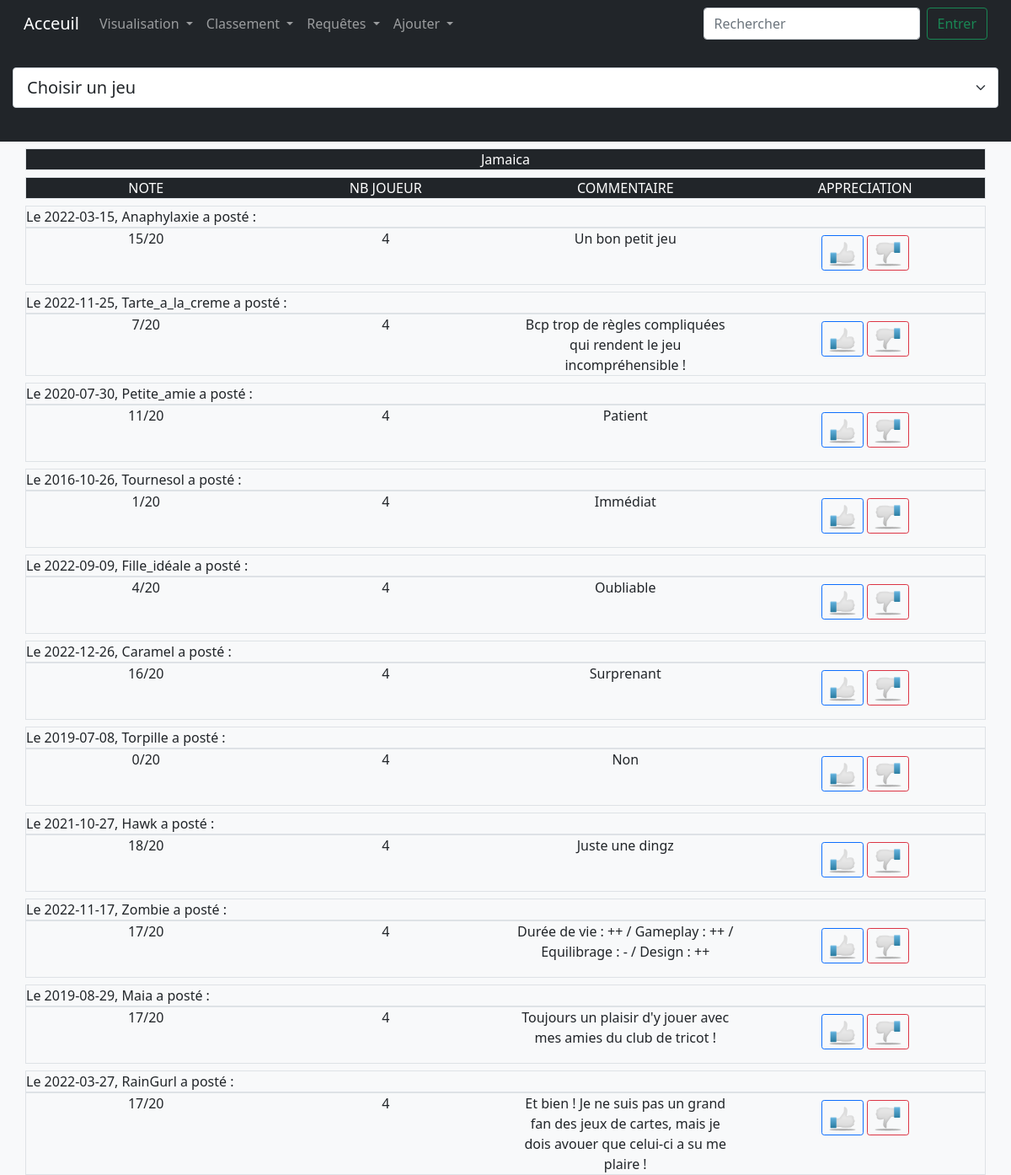
/Site/appreciated_comment.php?Jeu=Jamaica, run on the app's committed database.
### tables this page shows
create table AVIS
(
    ID_AVIS                         INT(3)                  not null AUTO_INCREMENT,
    NOTE_AVIS                       INT(3)                  not null,
    COMMENTAIRE_AVIS                BLOB(1000)                      ,
    DATE_AVIS                       DATE                            ,
    ID_CONFIG                       INT(3)                  not null,
    ID_JOUEUR                       INT(3)                  not null,
    constraint pk_avis primary key (ID_AVIS)
);

create table JOUEURS
(
    ID_JOUEUR                       INT(3)                  not null AUTO_INCREMENT,
    PSEUDO_JOUEUR                   CHAR(20)                unique not null,
    NOM_JOUEUR                      CHAR(20)                not null,
    PRENOM_JOUEUR                   CHAR(20)                not null,
    MAIL_JOUEUR                     CHAR(100)                       ,
    constraint pk_joueurs primary key (ID_JOUEUR)
);

create table CONFIGURATIONS 
(   
    ID_CONFIG                   INT(3)             not null, 
    NB_JOUEUR                   INT(3)             not null,
    ID_JEU                      INT(3)             not null,
    constraint pk_config primary key (ID_CONFIG)
);

### Site/appreciated_comment.php (the view, shortened to what this page needs)
<!DOCTYPE html>
<html>
    <header>
        <?php include('header.php'); ?>
    </header>
    <?php include('connect.php');
    ?>
    <body class="bg-light">
        <div class="col bg-dark pt-4 pb-4">
        <form name="form" >
            <select class="form-select form-select-lg mb-3" aria-label=".form-select-lg example" name="Jeu" onChange="location = this.options[this.selectedIndex].value;">
                <option disabled selected>Choisir un jeu</option>
            </select>
        </form>
        </div>
    <?php
    $jeu = isset($_GET['Jeu']) ? $_GET['Jeu'] :'';
    $sqlQuery = 'SELECT NOTE_AVIS, NB_JOUEUR, PSEUDO_JOUEUR, COMMENTAIRE_AVIS, DATE_AVIS, ID_AVIS FROM JOUEURS as J natural join AVIS as A natural join CONFIGURATIONS as C natural join JEUX where NOM_JEU ="' . $jeu . '"';
    $avisStatmentQuery = $db->query($sqlQuery);
    $avis = $avisStatmentQuery->fetchAll();
    ?>
        <div class="container text-center ">
            <?php if(isset($_GET['Jeu'])){?>
            <div class="row justify-content-md-center border mt-2 bg-dark text-white"><?php echo $jeu; ?></div>
            <div class="row justify-content-md-center border mt-2 bg-dark text-white">
                <div class="col">NOTE</div>
                <div class="col">NB JOUEUR</div>
                <div class="col">COMMENTAIRE</div>
                <div class="col">APPRECIATION</div>
        </div>
        <?php }?>
            <?php foreach($avis as $avis) {?>
                <div class="row bg-light border mt-2"><?php echo 'Le ' . $avis['DATE_AVIS'] . ', ' . $avis['PSEUDO_JOUEUR'] . ' a posté :'; ?></div>
                <div class="row bg-light border ">
                    <div class="col"><?php echo $avis['NOTE_AVIS'] . '/20 ';?></div>
                    <div class="col"><?php echo $avis['NB_JOUEUR'];?></div>
                    <div class="col"><?php echo $avis['COMMENTAIRE_AVIS'];?></div>
                    <div class="col mt-2">
                    <p>
                    <a class="btn btn-sm btn-outline-primary" data-bs-toggle="collapse" href="#PouceBleu" role="button" aria-expanded="false" aria-controls="PouceBleu">
                        <img src="up.png">
                    </a>
                    <button class="btn btn-sm btn-outline-danger" data-bs-toggle="collapse" data-bs-target="#PouceRouge" href="#PouceRouge" type="button" aria-expanded="false" aria-controls="PouceRouge">
                        <img src="down.png">
                    </button>
                </div>
                </div>
            <?php } ?>
    </div>
    </body>
</html>

### data on the page
avis: DATE_AVIS "2022-03-15", ID_JOUEUR.PSEUDO_JOUEUR "Anaphylaxie", NOTE_AVIS "15", ID_CONFIG.NB_JOUEUR "4", COMMENTAIRE_AVIS "Un bon petit jeu"
avis: DATE_AVIS "2022-11-25", ID_JOUEUR.PSEUDO_JOUEUR "Tarte_a_la_creme", NOTE_AVIS "7", ID_CONFIG.NB_JOUEUR "4", COMMENTAIRE_AVIS "Bcp trop de règles compliquées qui rendent le jeu incompréhensible !"
avis: DATE_AVIS "2020-07-30", ID_JOUEUR.PSEUDO_JOUEUR "Petite_amie", NOTE_AVIS "11", ID_CONFIG.NB_JOUEUR "4", COMMENTAIRE_AVIS "Patient"
avis: DATE_AVIS "2016-10-26", ID_JOUEUR.PSEUDO_JOUEUR "Tournesol", NOTE_AVIS "1", ID_CONFIG.NB_JOUEUR "4", COMMENTAIRE_AVIS "Immédiat"
avis: DATE_AVIS "2022-09-09", ID_JOUEUR.PSEUDO_JOUEUR "Fille_idéale", NOTE_AVIS "4", ID_CONFIG.NB_JOUEUR "4", COMMENTAIRE_AVIS "Oubliable"
avis: DATE_AVIS "2022-12-26", ID_JOUEUR.PSEUDO_JOUEUR "Caramel", NOTE_AVIS "16", ID_CONFIG.NB_JOUEUR "4", COMMENTAIRE_AVIS "Surprenant"
avis: DATE_AVIS "2019-07-08", ID_JOUEUR.PSEUDO_JOUEUR "Torpille", NOTE_AVIS "0", ID_CONFIG.NB_JOUEUR "4", COMMENTAIRE_AVIS "Non"
avis: DATE_AVIS "2021-10-27", ID_JOUEUR.PSEUDO_JOUEUR "Hawk", NOTE_AVIS "18", ID_CONFIG.NB_JOUEUR "4", COMMENTAIRE_AVIS "Juste une dingz"
avis: DATE_AVIS "2022-11-17", ID_JOUEUR.PSEUDO_JOUEUR "Zombie", NOTE_AVIS "17", ID_CONFIG.NB_JOUEUR "4", COMMENTAIRE_AVIS "Durée de vie : ++ / Gameplay : ++ / Equilibrage : - / Design : ++"
avis: DATE_AVIS "2019-08-29", ID_JOUEUR.PSEUDO_JOUEUR "Maia", NOTE_AVIS "17", ID_CONFIG.NB_JOUEUR "4", COMMENTAIRE_AVIS "Toujours un plaisir d'y jouer avec mes amies du club de tricot !"
avis: DATE_AVIS "2022-03-27", ID_JOUEUR.PSEUDO_JOUEUR "RainGurl", NOTE_AVIS "17", ID_CONFIG.NB_JOUEUR "4", COMMENTAIRE_AVIS "Et bien ! Je ne suis pas un grand fan des jeux de cartes, mais je dois avouer que celui-ci a su me plaire !"

### other printed values
$jeu "Jamaica"
